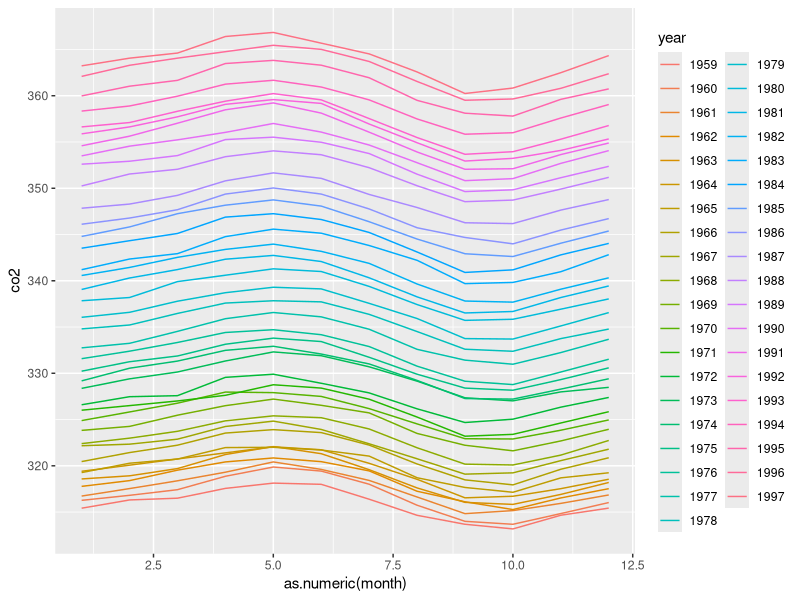
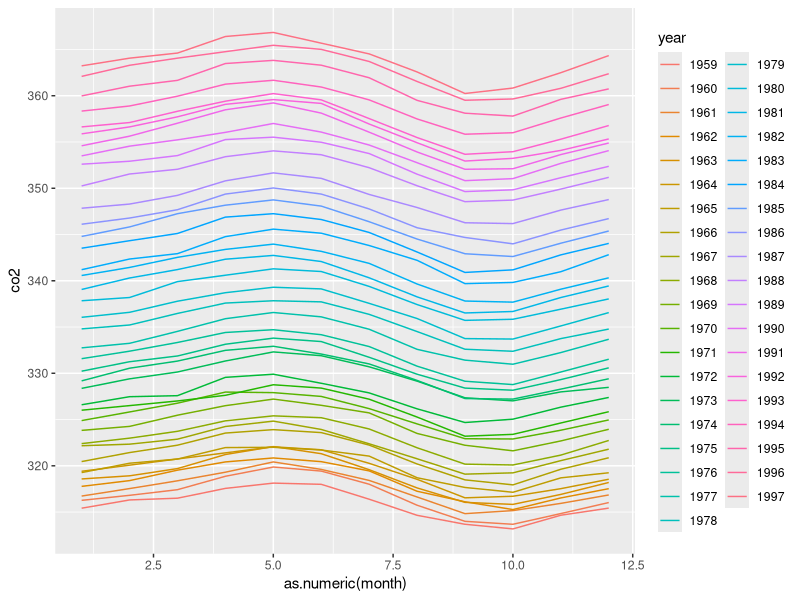

Write R code to recreate these figures, in order.
library(tidyverse)
library(dslabs)
co2
co2_wide <- data.frame(matrix(co2, ncol = 12, byrow = TRUE)) %>% 
  setNames(1:12) %>%
  mutate(year = as.character(1959:1997))
co2_wide
co2_tidy <- gather(co2_wide,month,co2,-year)
co2_tidy
co2_tidy %>% ggplot(aes(as.numeric(month), co2, color = year)) + geom_line()
ggsave("figs/co2-levels.png")
